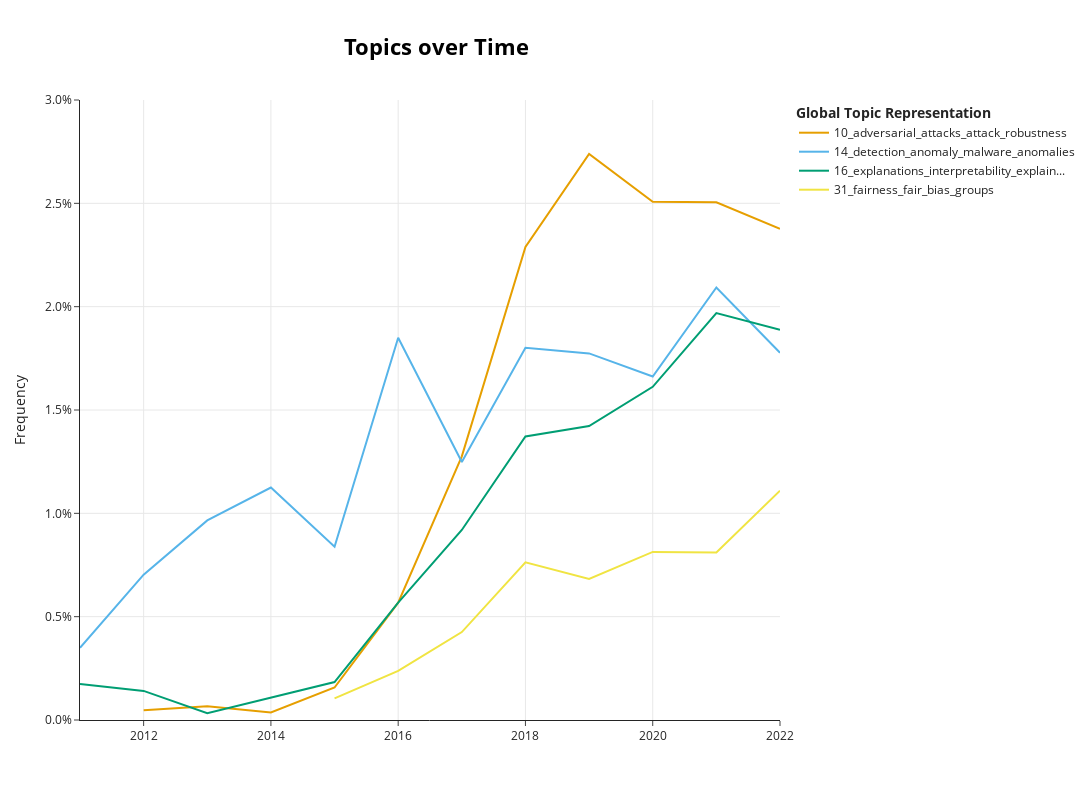

The notebook cell this image was saved under:
### Markdown cell above
## Insights

 - Of the 47 topics generated, we consider adverserial safety research (topics 10, 14), fairness (topic 31) and interperability (topic 16) to be of most direct relevance to AI Alignment.
 - Form 2007-2022 (11 years), these topics have grown from 0.5% to 7.2% of all literature.
 - Over the past 5 years, these topics have grown from 3.9% to 7.2%.

### Code cell
# Show chart with alginment categories
alignment_topic_trends_plt

### Figure 1 — Plotly figure (JSON) as saved in the notebook; plotly's stock layout.template omitted (floating-point values rounded to 4 significant figures)
{"data": [{"hoverinfo": "text", "hovertext": ["<b>Topic 10</b><br>Words: bitstream, watermark, message, attack, watermarking", "<b>Topic 10</b><br>Words: subsvms, svm, attacks, adversarial, subsampled", "<b>Topic 10</b><br>Words: svms, security, evasion, poisoning, attack", "<b>Topic 10</b><br>Words: adversarial, dnns, examples, watermarking, lion", "<b>Topic 10</b><br>Words: adversarial, attacks, perturbations, robustness, examples", "<b>Topic 10</b><br>Words: adversarial, attacks, examples, attack, robustness", "<b>Topic 10</b><br>Words: adversarial, attacks, attack, examples, robustness", "<b>Topic 10</b><br>Words: adversarial, attacks, attack, robustness, examples", "<b>Topic 10</b><br>Words: adversarial, attacks, attack, robustness, perturbations", "<b>Topic 10</b><br>Words: adversarial, attacks, attack, robustness, perturbations", "<b>Topic 10</b><br>Words: adversarial, attacks, robustness, attack, examples"], "marker": {"color": "#E69F00"}, "mode": "lines", "name": "10_adversarial_attacks_attack_robustness", "type": "scatter", "x": [2012, 2013, 2014, 2015, 2016, 2017, 2018, 2019, 2020, 2021, 2022], "y": [0.0004688, 0.000666, 0.0003628, 0.001572, 0.005677, 0.01276, 0.02289, 0.02739, 0.02508, 0.02505, 0.02377]}, {"hoverinfo": "text", "hovertext": ["<b>Topic 14</b><br>Words: ctd, anomaly, detection, pe, immune", "<b>Topic 14</b><br>Words: detection, intrusion, client, security, iacd", "<b>Topic 14</b><br>Words: detection, anomaly, malware, attack, security", "<b>Topic 14</b><br>Words: detection, anomaly, anomalies, outliers, phishing", "<b>Topic 14</b><br>Words: anomaly, detection, outlier, anomalies, detect", "<b>Topic 14</b><br>Words: detection, anomaly, malware, anomalies, security", "<b>Topic 14</b><br>Words: detection, malware, anomaly, anomalies, security", "<b>Topic 14</b><br>Words: detection, anomaly, malware, security, anomalies", "<b>Topic 14</b><br>Words: detection, anomaly, malware, anomalies, security", "<b>Topic 14</b><br>Words: detection, anomaly, malware, anomalies, attacks", "<b>Topic 14</b><br>Words: detection, anomaly, malware, anomalies, attacks", "<b>Topic 14</b><br>Words: detection, anomaly, malware, anomalies, attacks"], "marker": {"color": "#56B4E9"}, "mode": "lines", "name": "14_detection_anomaly_malware_anomalies", "type": "scatter", "x": [2011, 2012, 2013, 2014, 2015, 2016, 2017, 2018, 2019, 2020, 2021, 2022], "y": [0.00349, 0.007032, 0.009657, 0.01125, 0.008386, 0.01849, 0.01249, 0.01801, 0.01774, 0.01662, 0.02093, 0.01777]}, {"hoverinfo": "text", "hovertext": ["<b>Topic 16</b><br>Words: projects, stage, intelligent, joined, subsamples", "<b>Topic 16</b><br>Words: generalisation, corporate, education, evaluation, intelligent", "<b>Topic 16</b><br>Words: entwined, concerns, intelligent, sociological, began", "<b>Topic 16</b><br>Words: explanations, morally, halting, robots, computable", "<b>Topic 16</b><br>Words: sociotechnological, triclustering, ethical, progress, explanations", "<b>Topic 16</b><br>Words: explanations, interpretable, ethical, interpretability, predictions", "<b>Topic 16</b><br>Words: explanations, interpretability, ethics, interpretable, human", "<b>Topic 16</b><br>Words: explanations, interpretability, black, human, interpretable", "<b>Topic 16</b><br>Words: explanations, interpretability, interpretable, black, human", "<b>Topic 16</b><br>Words: explanations, interpretability, explainable, interpretable, explainability", "<b>Topic 16</b><br>Words: explanations, interpretability, explainable, counterfactual, explainability", "<b>Topic 16</b><br>Words: explanations, interpretability, explainability, explainable, xai"], "marker": {"color": "#009E73"}, "mode": "lines", "name": "16_explanations_interpretability_explain...", "type": "scatter", "x": [2011, 2012, 2013, 2014, 2015, 2016, 2017, 2018, 2019, 2020, 2021, 2022], "y": [0.001745, 0.001406, 0.000333, 0.001089, 0.001834, 0.005677, 0.009193, 0.01372, 0.01422, 0.01612, 0.01969, 0.01889]}, {"hoverinfo": "text", "hovertext": ["<b>Topic 31</b><br>Words: fairness, nerm, disparate, neutral, erm", "<b>Topic 31</b><br>Words: fairness, discrimination, bias, fair, algorithmic", "<b>Topic 31</b><br>Words: fairness, fair, discrimination, sensitive, groups", "<b>Topic 31</b><br>Words: fairness, fair, discrimination, bias, protected", "<b>Topic 31</b><br>Words: fairness, fair, bias, discrimination, groups", "<b>Topic 31</b><br>Words: fairness, fair, bias, groups, sensitive", "<b>Topic 31</b><br>Words: fairness, fair, bias, groups, sensitive", "<b>Topic 31</b><br>Words: fairness, fair, bias, groups, sensitive"], "marker": {"color": "#F0E442"}, "mode": "lines", "name": "31_fairness_fair_bias_groups", "type": "scatter", "x": [2015, 2016, 2017, 2018, 2019, 2020, 2021, 2022], "y": [0.001048, 0.002381, 0.004254, 0.007632, 0.006822, 0.008132, 0.008107, 0.0111]}], "layout": {"height": 800, "hoverlabel": {"bgcolor": "white", "font": {"family": "Rockwell", "size": 16}}, "legend": {"title": {"text": "<b>Global Topic Representation"}}, "title": {"font": {"color": "Black", "size": 22}, "text": "<b>Topics over Time", "x": 0.4, "xanchor": "center", "y": 0.95, "yanchor": "top"}, "width": 1250, "xaxis": {"autorange": true, "range": [2011, 2022], "showgrid": true, "type": "linear"}, "yaxis": {"range": [0, 0.03], "showgrid": true, "tickformat": ",.1%", "title": {"text": "Frequency"}, "type": "linear"}}}
